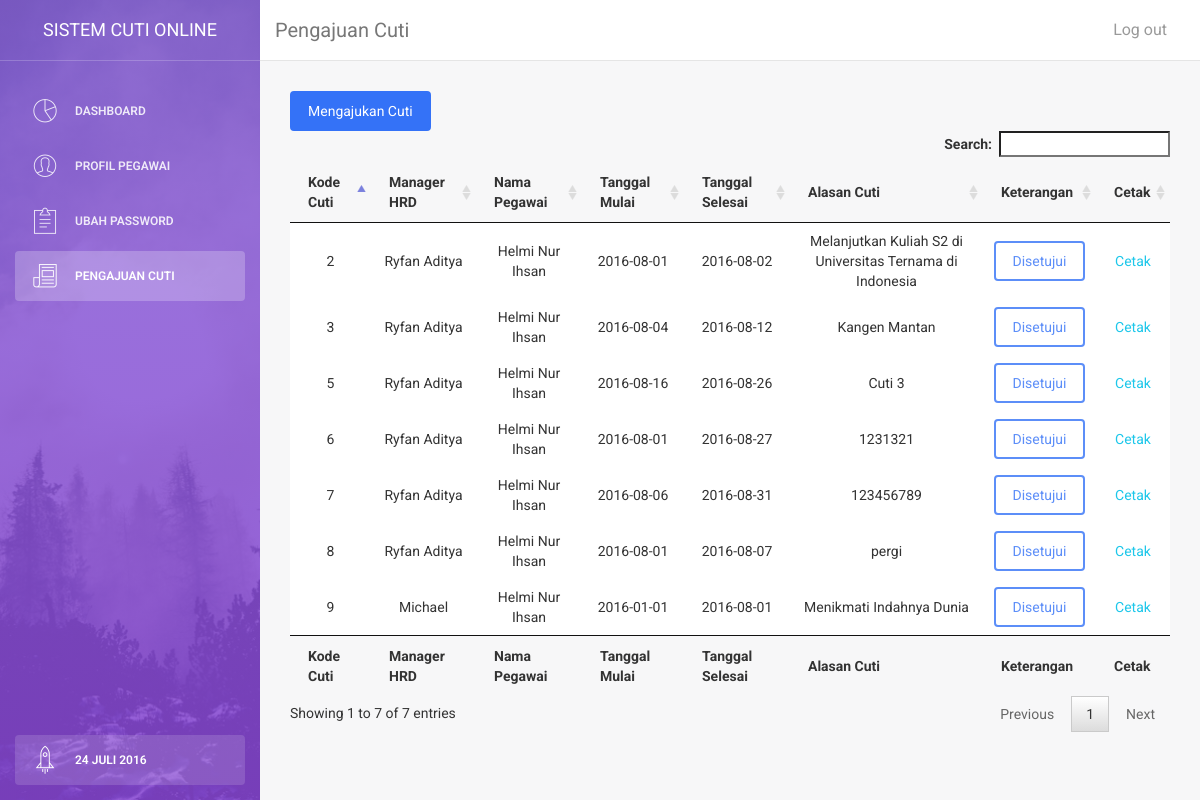
Screenshot of /pegawai/pengajuancuti.php?id_pegawai=11 (signed in) with the database file from the repository.
### tables this page shows
CREATE TABLE `permohonan` (
  `kd_cuti` int(5) NOT NULL AUTO_INCREMENT,
  `id_managerhrd` int(5) DEFAULT NULL,
  `id_pegawai` int(5) DEFAULT NULL,
  `tgl_mulai_cuti` date DEFAULT NULL,
  `tgl_selesai_cuti` date DEFAULT NULL,
  `alasan_cuti` varchar(100) DEFAULT NULL,
  `keterangan` varchar(20) DEFAULT 'Proses',
  `izin` int(2) DEFAULT NULL,
  `sakit` int(2) DEFAULT NULL,
  `alpha` int(2) DEFAULT NULL,
  PRIMARY KEY (`kd_cuti`)
);

CREATE TABLE `managerhrd` (
  `id_managerhrd` int(5) NOT NULL AUTO_INCREMENT,
  `username` varchar(15) DEFAULT NULL,
  `password` varchar(30) DEFAULT NULL,
  `nama_managerhrd` varchar(50) DEFAULT NULL,
  `alamat_managerhrd` varchar(100) DEFAULT NULL,
  `jabatan_managerhrd` varchar(25) DEFAULT NULL,
  `telepon_managerhrd` varchar(255) DEFAULT NULL,
  PRIMARY KEY (`id_managerhrd`)
);

CREATE TABLE `pegawai` (
  `id_pegawai` int(5) NOT NULL AUTO_INCREMENT,
  `username` varchar(15) DEFAULT NULL,
  `password` varchar(30) DEFAULT NULL,
  `nama_pegawai` varchar(255) DEFAULT NULL,
  `jabatan_pegawai` varchar(255) DEFAULT NULL,
  `alamat_pegawai` varchar(255) DEFAULT NULL,
  `no_telfon_pegawai` varchar(255) DEFAULT NULL,
  `izin` int(2) DEFAULT NULL,
  `sakit` int(2) DEFAULT NULL,
  `alpha` int(2) DEFAULT NULL,
  PRIMARY KEY (`id_pegawai`),
  UNIQUE KEY `username` (`username`)
);

### pegawai/pengajuancuti.php (the view, shortened to what this page needs)
<!doctype html>
<html lang="en">
<head>
  <link href="assets/css/bootstrap.min.css" rel="stylesheet" />
  <link href="assets/css/animate.min.css" rel="stylesheet"/>
  <link href="assets/css/light-bootstrap-dashboard.css" rel="stylesheet"/>
  <link href="assets/css/demo.css" rel="stylesheet" />
	<link rel="stylesheet" href="../plugins/datatables/jquery.dataTables.min.css" type="text/css" />
  <link href="../plugins/fontawesome/font-awesome.min.css" rel="stylesheet">
  <link href="assets/css/pe-icon-7-stroke.css" rel="stylesheet" />
</head>
<body>
<div class="wrapper">
    <div class="sidebar" data-color="purple" data-image="assets/img/sidebar-5.jpg">
    	<div class="sidebar-wrapper">
            <div class="logo">
                <a href="http://www.creative-tim.com" class="simple-text">
                    SISTEM CUTI ONLINE
                </a>
            </div>
            <ul class="nav">
                <li>
                    <a href="dashboard.php">
                        <i class="pe-7s-graph"></i>
                        <p>Dashboard</p>
                    </a>
                </li>
                <li>
                    <a href="profil.php">
                        <i class="pe-7s-user"></i>
                        <p>Profil Pegawai</p>
                    </a>
                </li>
                <li>
                    <a href="ubahpassword.php">
                        <i class="pe-7s-note2"></i>
                        <p>Ubah Password</p>
                    </a>
                </li>
								<li class="active">
									<?php
									$username = $_SESSION['username'];
									$query = mysql_query("SELECT id_pegawai FROM pegawai WHERE username='$username'");
									$hasil = mysql_fetch_assoc($query);
									?>
										<a href="pengajuancuti.php?id_pegawai=<?php echo $hasil['id_pegawai'];?>">
												<i class="pe-7s-news-paper"></i>
												<p>Pengajuan Cuti</p>
										</a>
								</li>
				<li class="active-pro">
                    <a href="upgrade.html">
                        <i class="pe-7s-rocket"></i>
                        <p>24 Juli 2016</p>
                    </a>
                </li>
            </ul>
    	</div>
    </div>
    <div class="main-panel">
        <nav class="navbar navbar-default navbar-fixed">
            <div class="container-fluid">
                <div class="navbar-header">
                    <a class="navbar-brand" href="#">Pengajuan Cuti</a>
                </div>
                <div class="collapse navbar-collapse">
                    <ul class="nav navbar-nav navbar-right">
                        <li>
                            <a href="../logout.php">
                                Log out
                            </a>
                        </li>
                    </ul>
                </div>
            </div>
        </nav>
        <div class="content">
            <div class="container-fluid">
                <div class="row">
                    <div class="col-md-12">
											<?php
											$username = $_SESSION['username'];
											$query = mysql_query("SELECT id_pegawai FROM pegawai WHERE username='$username'");
											$hasil = mysql_fetch_assoc($query);
											?>
											<a href="tambahpengajuancuti.php?id_pegawai=<?php echo $hasil['id_pegawai'];?>" class="btn btn-primary btn-fill" role="button">Mengajukan Cuti</a>
											<table id="daftarcuti" cellspacing="0" width="100%">
												<thead>
													<tr>
														<th>Kode Cuti</th>
														<th>Manager HRD</th>
														<th>Nama Pegawai</th>
														<th>Tanggal Mulai</th>
														<th>Tanggal Selesai</th>
														<th>Alasan Cuti</th>
														<th>Keterangan</th>
														<th>Cetak</th>
													</tr>
												</thead>
												<tfoot>
													<tr>
														<th>Kode Cuti</th>
														<th>Manager HRD</th>
														<th>Nama Pegawai</th>
														<th>Tanggal Mulai</th>
														<th>Tanggal Selesai</th>
														<th>Alasan Cuti</th>
														<th>Keterangan</th>
														<th>Cetak</th>
													</tr>
												</tfoot>
												<tbody>
													<?php
													$id_pegawai = $_GET['id_pegawai'];
													$query = mysql_query("SELECT b.id_pegawai AS 'idpeg', c.kd_cuti AS 'kdct', a.nama_managerhrd AS 'nmhrd', b.nama_pegawai AS 'nmpegawai', c.tgl_mulai_cuti AS 'mulai',
c.tgl_selesai_cuti AS 'selesai', c.alasan_cuti AS 'alasan', c.keterangan AS 'ket'
FROM managerhrd a, pegawai b, permohonan c WHERE a.id_managerhrd=c.id_managerhrd AND b.id_pegawai=c.id_pegawai AND c.id_pegawai='$id_pegawai'");
													while ($data = mysql_fetch_array($query) or die(mysql_error())) {
													?>
													<tr style="text-align:center;">
														<td><?php echo $data['kdct'];?></td>
														<td><?php echo $data['nmhrd']; ?></td>
														<td><?php echo $data['nmpegawai']; ?></td>
														<td><?php echo $data['mulai']; ?></a></b></td>
														<td><?php echo $data['selesai']; ?></td>
														<td><?php echo $data['alasan']; ?></td>
														<td><button type="button" class="btn btn-primary"><?php echo $data['ket']; ?></button></td>
														<td><a href="cetakcuti.php?id_pegawai=<?php echo $data['idpeg'];?>&kd_cuti=<?php echo $data['kdct'];?>" class="red-text">Cetak</a>
													</tr>
													<?php } ?>

### pegawai/assets/css/demo.css (style rules this page uses)
.sidebar .nav > li.active-pro { position: absolute; width: 100%; bottom: 10px; }
.sidebar .nav > li.active-pro a { background: rgba(255, 255, 255, 0.14); opacity: 1; color: #FFFFFF; }

### rows the page displays
permohonan: kd_cuti "2", id_managerhrd.nama_managerhrd "Ryfan Aditya", id_pegawai.nama_pegawai "Helmi Nur Ihsan", tgl_mulai_cuti "2016-08-01", tgl_selesai_cuti "2016-08-02", alasan_cuti "Melanjutkan Kuliah S2 di Universitas Ternama di Indonesia", keterangan "Disetujui"
permohonan: kd_cuti "3", id_managerhrd.nama_managerhrd "Ryfan Aditya", id_pegawai.nama_pegawai "Helmi Nur Ihsan", tgl_mulai_cuti "2016-08-04", tgl_selesai_cuti "2016-08-12", alasan_cuti "Kangen Mantan", keterangan "Disetujui"
permohonan: kd_cuti "5", id_managerhrd.nama_managerhrd "Ryfan Aditya", id_pegawai.nama_pegawai "Helmi Nur Ihsan", tgl_mulai_cuti "2016-08-16", tgl_selesai_cuti "2016-08-26", alasan_cuti "Cuti 3", keterangan "Disetujui"
permohonan: kd_cuti "6", id_managerhrd.nama_managerhrd "Ryfan Aditya", id_pegawai.nama_pegawai "Helmi Nur Ihsan", tgl_mulai_cuti "2016-08-01", tgl_selesai_cuti "2016-08-27", alasan_cuti "1231321", keterangan "Disetujui"
permohonan: kd_cuti "7", id_managerhrd.nama_managerhrd "Ryfan Aditya", id_pegawai.nama_pegawai "Helmi Nur Ihsan", tgl_mulai_cuti "2016-08-06", tgl_selesai_cuti "2016-08-31", alasan_cuti "123456789", keterangan "Disetujui"
permohonan: kd_cuti "8", id_managerhrd.nama_managerhrd "Ryfan Aditya", id_pegawai.nama_pegawai "Helmi Nur Ihsan", tgl_mulai_cuti "2016-08-01", tgl_selesai_cuti "2016-08-07", alasan_cuti "pergi", keterangan "Disetujui"
permohonan: kd_cuti "9", id_managerhrd.nama_managerhrd "Michael", id_pegawai.nama_pegawai "Helmi Nur Ihsan", tgl_mulai_cuti "2016-01-01", tgl_selesai_cuti "2016-08-01", alasan_cuti "Menikmati Indahnya Dunia", keterangan "Disetujui"
